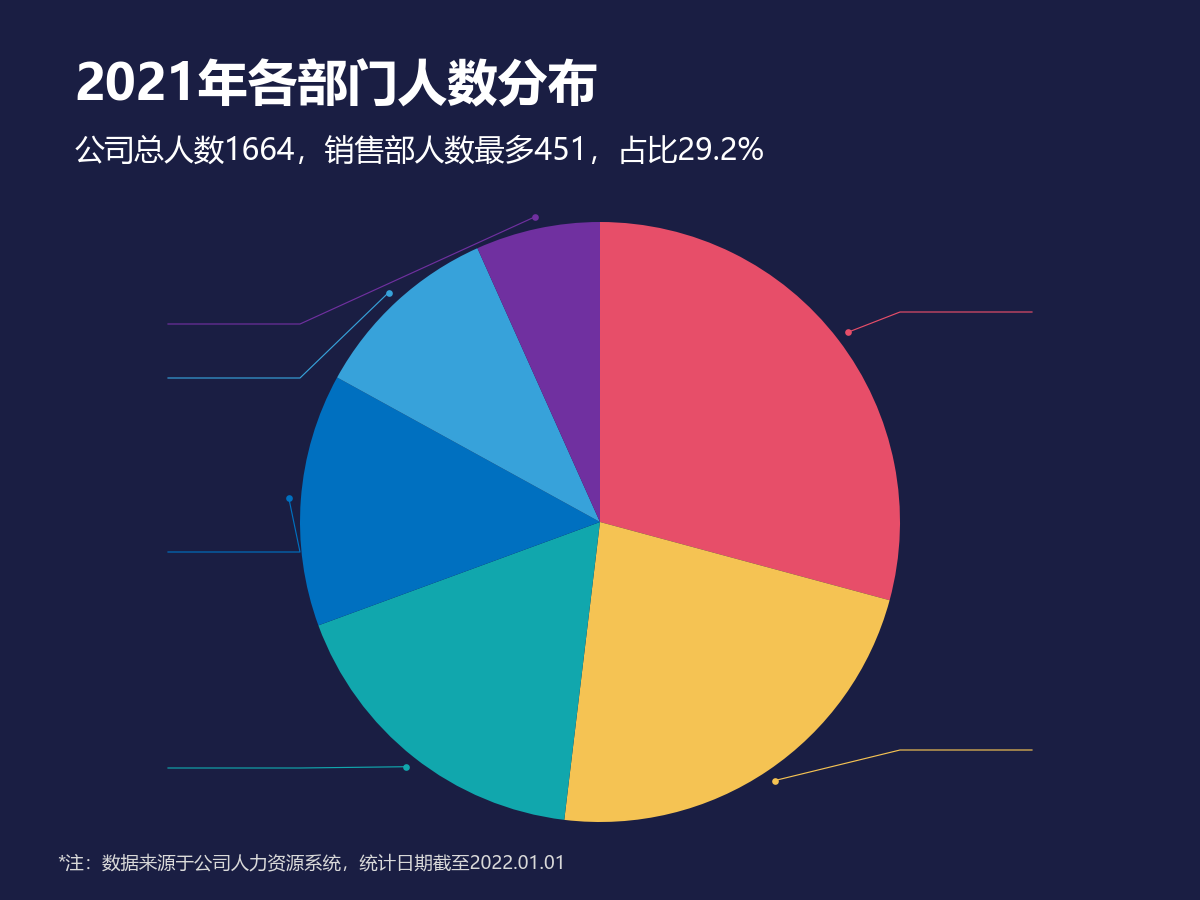

This chart was generated by the following Python code:
# -*- coding: utf-8 -*-
from pathlib import Path
import openpyxl
# 向上查找原始教材目录；只读，不修改 Excel。图形和标签共用同一组单元格值。
HERE = Path(__file__).resolve().parent
SOURCE = next((p for base in HERE.parents for p in base.glob('《*/第二章 图表(后15).xlsx')), None)
if SOURCE is None:
    raise FileNotFoundError('请把本文件夹放在教材 Excel 所在项目目录下。缺少 第二章 图表(后15).xlsx')
wb = openpyxl.load_workbook(SOURCE, data_only=True, read_only=True)
ws = wb['19 南丁格尔圆饼图']
def col(letter, start, end):
    values = [ws[f'{letter}{r}'].value for r in range(start, end+1)]
    if any(v is None for v in values):
        raise ValueError(f'缺失数据：{ws.title}!{letter}{start}:{letter}{end}')
    return values

import numpy as np
import matplotlib
matplotlib.use('Agg')
import matplotlib.pyplot as plt
from matplotlib.patches import Rectangle, Circle, Wedge, Polygon, FancyBboxPatch
from matplotlib.colors import LinearSegmentedColormap
matplotlib.rcParams['font.sans-serif'] = ['Microsoft YaHei', 'SimHei']
matplotlib.rcParams['axes.unicode_minus'] = False
BG='#1A1E43'; BLUE='#0070C0'; RED='#E74E69'; YELLOW='#F5C353'; TEAL='#11A7AD'
def canvas(h=740):
    global fig,ax,H
    H=h
    fig=plt.figure(figsize=(10,h/100),dpi=120,facecolor=BG)
    ax=fig.add_axes([0,0,1,1],xlim=(0,1000),ylim=(h,0),facecolor=BG)
    ax.set_axis_off()
def text(x,y,s,size=13,color='white',ha='left',**kw):
    return ax.text(x,y,str(s),fontsize=size,color=color,ha=ha,va='center',**kw)
def rect(x,y,w,h,color,**kw):
    ax.add_patch(Rectangle((x,y),w,h,facecolor=color,edgecolor='none',**kw))
def header(title,subtitle='',note='*注：数据来源于公司销售系统，统计日期截至2022.06.30'):
    t=text(62,72,title,30,fontweight='bold')
    fig.canvas.draw()
    width=t.get_window_extent(fig.canvas.get_renderer()).width
    if width>fig.bbox.width*.9:t.set_fontsize(30*fig.bbox.width*.9/width)
    if subtitle:
        t=text(62,126,subtitle,18)
        fig.canvas.draw()
        width=t.get_window_extent(fig.canvas.get_renderer()).width
        if width>fig.bbox.width*.9:t.set_fontsize(18*fig.bbox.width*.9/width)
    if note: text(48,H-30,note,11,color='#D9D9D9')
def baseline(y=620,x0=95,x1=910):
    ax.plot([x0,x1],[y,y],color='#686A80',lw=.7)
def bar(x,v,scale,base=620,width=38,color=BLUE,label=True):
    rect(x-width/2,base-v*scale,width,v*scale,color)
    if label:text(x,base-v*scale-18,f'{v:g}',12,ha='center')
def finish():
    wb.close()
    fig.savefig(HERE/(Path(__file__).stem+'.png'),dpi=120,facecolor=BG)
    plt.close(fig)
if False:  # 此文件所有数值均来自上面的 ws/col，未嵌入 Excel 截图。
    pass

canvas(750)
names=col('B',3,8);vals=col('C',3,8)
header('2021年各部门人数分布','公司总人数1664，销售部人数最多451，占比29.2%','*注：数据来源于公司人力资源系统，统计日期截至2022.01.01')
cx,cy=500,435;outer=250; inner=0
colors=['#E74E69', '#F5C353', '#11A7AD', '#0070C0', '#37A2DA', '#7030A0']
start=-90
for i,(name,v,c) in enumerate(zip(names,vals,colors)):
    angle=v*360
    r=outer
    ax.add_patch(Wedge((cx,cy),r,start,start+angle,width=r-inner if inner else None,facecolor=c,edgecolor='none'))
    a=np.radians(start+angle/2); right=np.cos(a)>=0
    x=cx+(r+10)*np.cos(a);y=cy+(r+10)*np.sin(a)
    tx=750 if right else 250;ty=[260, 625, 640, 460, 315, 270][i]
    ax.plot([x,tx,tx+(110 if right else -110)],[y,ty,ty],color=c,lw=.7)
    ax.plot(x,y,'o',color=c,ms=3)
    # 原图引导线上未显示文字；沿用原图排版。
    start+=angle

finish()
